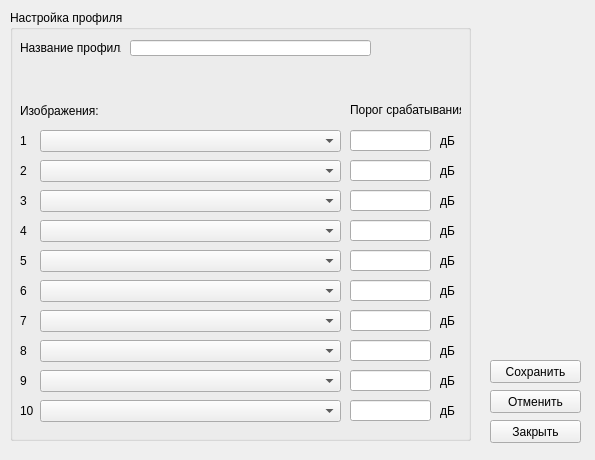
<?xml version="1.0" encoding="UTF-8"?>
<ui version="4.0">
 <class>ProfileSettings</class>
 <widget class="QWidget" name="ProfileSettings">
  <property name="geometry">
   <rect>
    <x>0</x>
    <y>0</y>
    <width>595</width>
    <height>460</height>
   </rect>
  </property>
  <property name="minimumSize">
   <size>
    <width>595</width>
    <height>460</height>
   </size>
  </property>
  <property name="maximumSize">
   <size>
    <width>595</width>
    <height>460</height>
   </size>
  </property>
  <property name="windowTitle">
   <string>Profile Settings</string>
  </property>
  <widget class="QPushButton" name="saveButton">
   <property name="geometry">
    <rect>
     <x>490</x>
     <y>360</y>
     <width>91</width>
     <height>23</height>
    </rect>
   </property>
   <property name="text">
    <string>Сохранить</string>
   </property>
  </widget>
  <widget class="QPushButton" name="cancelButton">
   <property name="geometry">
    <rect>
     <x>490</x>
     <y>390</y>
     <width>91</width>
     <height>23</height>
    </rect>
   </property>
   <property name="text">
    <string>Отменить</string>
   </property>
  </widget>
  <widget class="QPushButton" name="exitButton">
   <property name="geometry">
    <rect>
     <x>490</x>
     <y>420</y>
     <width>91</width>
     <height>23</height>
    </rect>
   </property>
   <property name="text">
    <string>Закрыть</string>
   </property>
  </widget>
  <widget class="QGroupBox" name="settingsBox">
   <property name="geometry">
    <rect>
     <x>10</x>
     <y>10</y>
     <width>461</width>
     <height>431</height>
    </rect>
   </property>
   <property name="title">
    <string>Настройка профиля</string>
   </property>
   <widget class="QComboBox" name="path1">
    <property name="geometry">
     <rect>
      <x>30</x>
      <y>120</y>
      <width>301</width>
      <height>22</height>
     </rect>
    </property>
   </widget>
   <widget class="QLabel" name="label">
    <property name="geometry">
     <rect>
      <x>10</x>
      <y>30</y>
      <width>101</width>
      <height>16</height>
     </rect>
    </property>
    <property name="text">
     <string>Название профиля:</string>
    </property>
   </widget>
   <widget class="QLineEdit" name="profile_name">
    <property name="geometry">
     <rect>
      <x>120</x>
      <y>30</y>
      <width>241</width>
      <height>16</height>
     </rect>
    </property>
   </widget>
   <widget class="QLabel" name="label_2">
    <property name="geometry">
     <rect>
      <x>10</x>
      <y>90</y>
      <width>101</width>
      <height>21</height>
     </rect>
    </property>
    <property name="text">
     <string>Изображения:</string>
    </property>
   </widget>
   <widget class="QLabel" name="label_3">
    <property name="geometry">
     <rect>
      <x>10</x>
      <y>120</y>
      <width>21</width>
      <height>21</height>
     </rect>
    </property>
    <property name="text">
     <string>1</string>
    </property>
    <property name="wordWrap">
     <bool>false</bool>
    </property>
   </widget>
   <widget class="QComboBox" name="path2">
    <property name="geometry">
     <rect>
      <x>30</x>
      <y>150</y>
      <width>301</width>
      <height>22</height>
     </rect>
    </property>
   </widget>
   <widget class="QLabel" name="label_4">
    <property name="geometry">
     <rect>
      <x>10</x>
      <y>150</y>
      <width>21</width>
      <height>21</height>
     </rect>
    </property>
    <property name="text">
     <string>2</string>
    </property>
    <property name="wordWrap">
     <bool>false</bool>
    </property>
   </widget>
   <widget class="QComboBox" name="path3">
    <property name="geometry">
     <rect>
      <x>30</x>
      <y>180</y>
      <width>301</width>
      <height>22</height>
     </rect>
    </property>
   </widget>
   <widget class="QLabel" name="label_5">
    <property name="geometry">
     <rect>
      <x>10</x>
      <y>180</y>
      <width>21</width>
      <height>21</height>
     </rect>
    </property>
    <property name="text">
     <string>3</string>
    </property>
    <property name="wordWrap">
     <bool>false</bool>
    </property>
   </widget>
   <widget class="QLineEdit" name="db1">
    <property name="geometry">
     <rect>
      <x>340</x>
      <y>120</y>
      <width>81</width>
      <height>21</height>
     </rect>
    </property>
   </widget>
   <widget class="QLineEdit" name="db2">
    <property name="geometry">
     <rect>
      <x>340</x>
      <y>150</y>
      <width>81</width>
      <height>21</height>
     </rect>
    </property>
   </widget>
   <widget class="QLineEdit" name="db3">
    <property name="geometry">
     <rect>
      <x>340</x>
      <y>180</y>
      <width>81</width>
      <height>21</height>
     </rect>
    </property>
   </widget>
   <widget class="QLabel" name="label_6">
    <property name="geometry">
     <rect>
      <x>430</x>
      <y>120</y>
      <width>21</width>
      <height>21</height>
     </rect>
    </property>
    <property name="text">
     <string>дБ</string>
    </property>
    <property name="wordWrap">
     <bool>false</bool>
    </property>
   </widget>
   <widget class="QLabel" name="label_7">
    <property name="geometry">
     <rect>
      <x>430</x>
      <y>150</y>
      <width>21</width>
      <height>21</height>
     </rect>
    </property>
    <property name="text">
     <string>дБ</string>
    </property>
    <property name="wordWrap">
     <bool>false</bool>
    </property>
   </widget>
   <widget class="QLabel" name="label_8">
    <property name="geometry">
     <rect>
      <x>430</x>
      <y>180</y>
      <width>21</width>
      <height>21</height>
     </rect>
    </property>
    <property name="text">
     <string>дБ</string>
    </property>
    <property name="wordWrap">
     <bool>false</bool>
    </property>
   </widget>
   <widget class="QLabel" name="label_9">
    <property name="geometry">
     <rect>
      <x>430</x>
      <y>210</y>
      <width>21</width>
      <height>21</height>
     </rect>
    </property>
    <property name="text">
     <string>дБ</string>
    </property>
    <property name="wordWrap">
     <bool>false</bool>
    </property>
   </widget>
   <widget class="QComboBox" name="path4">
    <property name="geometry">
     <rect>
      <x>30</x>
      <y>210</y>
      <width>301</width>
      <height>22</height>
     </rect>
    </property>
   </widget>
   <widget class="QLabel" name="label_10">
    <property name="geometry">
     <rect>
      <x>10</x>
      <y>210</y>
      <width>21</width>
      <height>21</height>
     </rect>
    </property>
    <property name="text">
     <string>4</string>
    </property>
    <property name="wordWrap">
     <bool>false</bool>
    </property>
   </widget>
   <widget class="QLineEdit" name="db4">
    <property name="geometry">
     <rect>
      <x>340</x>
      <y>210</y>
      <width>81</width>
      <height>21</height>
     </rect>
    </property>
   </widget>
   <widget class="QLabel" name="label_11">
    <property name="geometry">
     <rect>
      <x>430</x>
      <y>240</y>
      <width>21</width>
      <height>21</height>
     </rect>
    </property>
    <property name="text">
     <string>дБ</string>
    </property>
    <property name="wordWrap">
     <bool>false</bool>
    </property>
   </widget>
   <widget class="QComboBox" name="path5">
    <property name="geometry">
     <rect>
      <x>30</x>
      <y>240</y>
      <width>301</width>
      <height>22</height>
     </rect>
    </property>
   </widget>
   <widget class="QLabel" name="label_12">
    <property name="geometry">
     <rect>
      <x>10</x>
      <y>240</y>
      <width>21</width>
      <height>21</height>
     </rect>
    </property>
    <property name="text">
     <string>5</string>
    </property>
    <property name="wordWrap">
     <bool>false</bool>
    </property>
   </widget>
   <widget class="QLineEdit" name="db5">
    <property name="geometry">
     <rect>
      <x>340</x>
      <y>240</y>
      <width>81</width>
      <height>21</height>
     </rect>
    </property>
   </widget>
   <widget class="QLabel" name="label_13">
    <property name="geometry">
     <rect>
      <x>430</x>
      <y>270</y>
      <width>21</width>
      <height>21</height>
     </rect>
    </property>
    <property name="text">
     <string>дБ</string>
    </property>
    <property name="wordWrap">
     <bool>false</bool>
    </property>
   </widget>
   <widget class="QComboBox" name="path6">
    <property name="geometry">
     <rect>
      <x>30</x>
      <y>270</y>
      <width>301</width>
      <height>22</height>
     </rect>
    </property>
   </widget>
   <widget class="QLabel" name="label_14">
    <property name="geometry">
     <rect>
      <x>10</x>
      <y>270</y>
      <width>21</width>
      <height>21</height>
     </rect>
    </property>
    <property name="text">
     <string>6</string>
    </property>
    <property name="wordWrap">
     <bool>false</bool>
    </property>
   </widget>
   <widget class="QLineEdit" name="db6">
    <property name="geometry">
     <rect>
      <x>340</x>
      <y>270</y>
      <width>81</width>
      <height>21</height>
     </rect>
    </property>
   </widget>
   <widget class="QLabel" name="label_15">
    <property name="geometry">
     <rect>
      <x>430</x>
      <y>300</y>
      <width>21</width>
      <height>21</height>
     </rect>
    </property>
    <property name="text">
     <string>дБ</string>
    </property>
    <property name="wordWrap">
     <bool>false</bool>
    </property>
   </widget>
   <widget class="QComboBox" name="path7">
    <property name="geometry">
     <rect>
      <x>30</x>
      <y>300</y>
      <width>301</width>
      <height>22</height>
     </rect>
    </property>
   </widget>
   <widget class="QLabel" name="label_16">
    <property name="geometry">
     <rect>
      <x>10</x>
      <y>300</y>
      <width>21</width>
      <height>21</height>
     </rect>
    </property>
    <property name="text">
     <string>7</string>
    </property>
    <property name="wordWrap">
     <bool>false</bool>
    </property>
   </widget>
   <widget class="QLineEdit" name="db7">
    <property name="geometry">
     <rect>
      <x>340</x>
      <y>300</y>
      <width>81</width>
      <height>21</height>
     </rect>
    </property>
   </widget>
   <widget class="QLabel" name="label_17">
    <property name="geometry">
     <rect>
      <x>430</x>
      <y>330</y>
      <width>21</width>
      <height>21</height>
     </rect>
    </property>
    <property name="text">
     <string>дБ</string>
    </property>
    <property name="wordWrap">
     <bool>false</bool>
    </property>
   </widget>
   <widget class="QComboBox" name="path8">
    <property name="geometry">
     <rect>
      <x>30</x>
      <y>330</y>
      <width>301</width>
      <height>22</height>
     </rect>
    </property>
   </widget>
   <widget class="QLabel" name="label_18">
    <property name="geometry">
     <rect>
      <x>10</x>
      <y>330</y>
      <width>21</width>
      <height>21</height>
     </rect>
    </property>
    <property name="text">
     <string>8</string>
    </property>
    <property name="wordWrap">
     <bool>false</bool>
    </property>
   </widget>
   <widget class="QLineEdit" name="db8">
    <property name="geometry">
     <rect>
      <x>340</x>
      <y>330</y>
      <width>81</width>
      <height>21</height>
     </rect>
    </property>
   </widget>
   <widget class="QLabel" name="label_19">
    <property name="geometry">
     <rect>
      <x>430</x>
      <y>360</y>
      <width>21</width>
      <height>21</height>
     </rect>
    </property>
    <property name="text">
     <string>дБ</string>
    </property>
    <property name="wordWrap">
     <bool>false</bool>
    </property>
   </widget>
   <widget class="QComboBox" name="path9">
    <property name="geometry">
     <rect>
      <x>30</x>
      <y>360</y>
      <width>301</width>
      <height>22</height>
     </rect>
    </property>
   </widget>
   <widget class="QLabel" name="label_20">
    <property name="geometry">
     <rect>
      <x>10</x>
      <y>360</y>
      <width>21</width>
      <height>21</height>
     </rect>
    </property>
    <property name="text">
     <string>9</string>
    </property>
    <property name="wordWrap">
     <bool>false</bool>
    </property>
   </widget>
   <widget class="QLineEdit" name="db9">
    <property name="geometry">
     <rect>
      <x>340</x>
      <y>360</y>
      <width>81</width>
      <height>21</height>
     </rect>
    </property>
   </widget>
   <widget class="QLabel" name="label_21">
    <property name="geometry">
     <rect>
      <x>430</x>
      <y>390</y>
      <width>21</width>
      <height>21</height>
     </rect>
    </property>
    <property name="text">
     <string>дБ</string>
    </property>
    <property name="wordWrap">
     <bool>false</bool>
    </property>
   </widget>
   <widget class="QComboBox" name="path10">
    <property name="geometry">
     <rect>
      <x>30</x>
      <y>390</y>
      <width>301</width>
      <height>22</height>
     </rect>
    </property>
   </widget>
   <widget class="QLabel" name="label_22">
    <property name="geometry">
     <rect>
      <x>10</x>
      <y>390</y>
      <width>21</width>
      <height>21</height>
     </rect>
    </property>
    <property name="text">
     <string>10</string>
    </property>
    <property name="wordWrap">
     <bool>false</bool>
    </property>
   </widget>
   <widget class="QLineEdit" name="db10">
    <property name="geometry">
     <rect>
      <x>340</x>
      <y>390</y>
      <width>81</width>
      <height>21</height>
     </rect>
    </property>
   </widget>
   <widget class="QLabel" name="label_23">
    <property name="geometry">
     <rect>
      <x>340</x>
      <y>90</y>
      <width>111</width>
      <height>20</height>
     </rect>
    </property>
    <property name="text">
     <string>Порог срабатывания</string>
    </property>
   </widget>
  </widget>
 </widget>
 <resources/>
 <connections/>
</ui>
